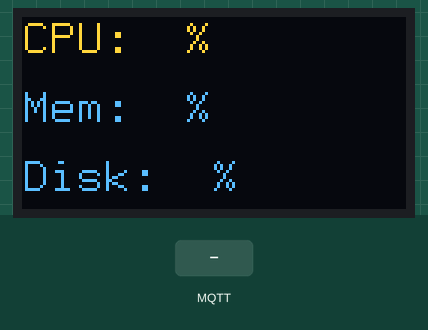
The sketch below on a simulated ESP32. On the bench: 128×64 one-colour display. The inputs (shaded band) are chosen by the test bench. The OLED is the two-colour kind (top 16 rows yellow); WiFi joins after 1.5 s; servers stay silent unless stated; no MQTT or app messages arrive unless stated.

Above: at 3.2 s.
3.3 s: MQTT message "on" arrives on the first subscribed topic
At 3.7 s:
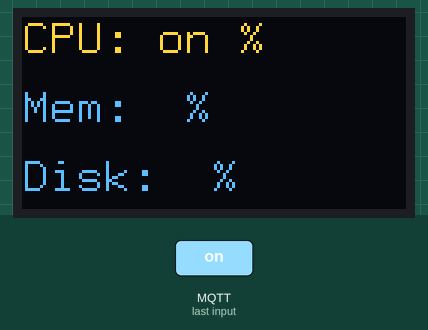
4.8 s: MQTT message "1" arrives on the first subscribed topic
At 5.7 s:
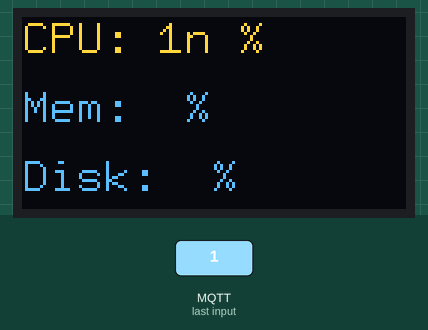
6.3 s: MQTT message "off" arrives on the first subscribed topic
At 7.5 s:
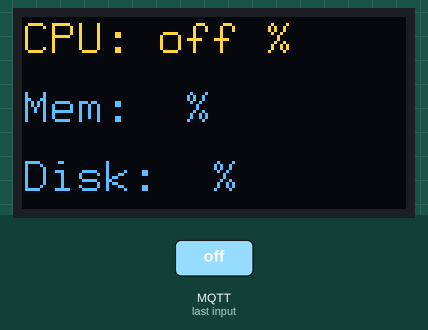
7.8 s: MQTT message "0" arrives on the first subscribed topic
At 8.3 s:
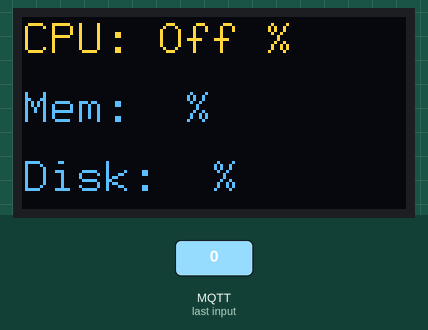
9.3 s: MQTT message "on" arrives on the second subscribed topic
At 10.3 s:
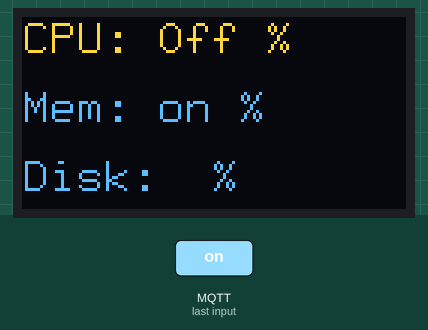
10.8 s: MQTT message "1" arrives on the second subscribed topic
At 11.2 s:
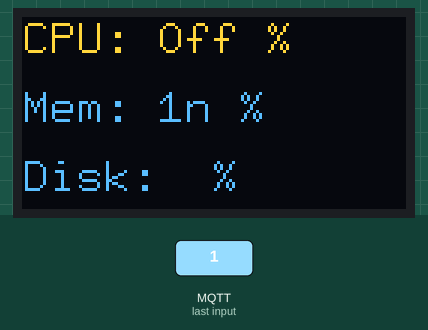
Timing chart, 0 to 13.3 s (numbered marks = the images above; inputs shaded):
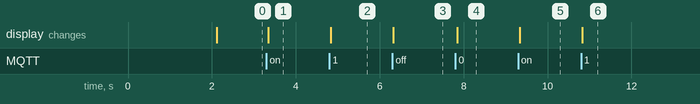

The sketch:

from-mqtt-and-display-manual.ino
```cpp
#include <Wire.h>
#include <U8g2lib.h>
#include <WiFi.h>
#include <PubSubClient.h>

// 使用软件 I2C 方式连接 OLED，重新定义引脚
#define OLED_SDA 1
#define OLED_SCL 0

// MQTT 定义
#define WIFI_SSID "xx"
#define WIFI_PASSWORD "xxx"
#define MQTT_BROKER "192.168.31.x"
#define MQTT_PORT 1883
#define MQTT_USERNAME "power"
#define MQTT_PASSWORD "123"
#define MQTT_TOPIC_CPU "USAGE_CPU"
#define MQTT_TOPIC_MEM "USAGE_MEM"
#define MQTT_TOPIC_DISK "USAGE_DISK"

char msg_cpu_usage[10];
char msg_mem_usage[10];
char msg_disk_usage[10];

// 定义 OLED 屏幕对象
U8G2_SSD1306_128X64_NONAME_F_SW_I2C u8g2(U8G2_R2, OLED_SCL, OLED_SDA, U8X8_PIN_NONE);

// WIFI 客户端对象
WiFiClient wifiClient;
PubSubClient mqttClient(wifiClient);

// MQTT 回调函数
void mqttCallback(char* topic, byte* payload, unsigned int length) {
  if (strcmp(topic, MQTT_TOPIC_CPU) == 0) {
    // 记录 CPU 使用率
    for (int i = 0; i < length; i++)
      msg_cpu_usage[i] = (char)payload[i];
  } else if (strcmp(topic, MQTT_TOPIC_MEM) == 0) {
    // 记录内存使用率
    for (int i = 0; i < length; i++)
      msg_mem_usage[i] = (char)payload[i];
  } else if (strcmp(topic, MQTT_TOPIC_DISK) == 0) {
    // 记录磁盘使用率
    for (int i = 0; i < length; i++)
      msg_disk_usage[i] = (char)payload[i];
  }
}

void setup() {
  u8g2.begin();  // 初始化 OLED 屏幕
  Wire.begin();  // 开始 I2C 传输

  // 连接 WIFI
  WiFi.begin(WIFI_SSID, WIFI_PASSWORD);
  while (WiFi.status() != WL_CONNECTED) {
    delay(1000);
  }

  // 连接 MQTT 代理服务器
  mqttClient.setServer(MQTT_BROKER, MQTT_PORT);
  mqttClient.setCallback(mqttCallback);
  if (mqttClient.connect("ESP32", MQTT_USERNAME, MQTT_PASSWORD)) {
    mqttClient.subscribe(MQTT_TOPIC_CPU);
    mqttClient.subscribe(MQTT_TOPIC_MEM);
    mqttClient.subscribe(MQTT_TOPIC_DISK);
  }
}

void loop() {
  mqttClient.loop();  // 处理 MQTT 消息
  u8g2.firstPage();
  do {
    u8g2.setFont(u8g2_font_9x15_tf);

    // 显示 CPU 使用率
    u8g2.setCursor(0, 12);
    u8g2.print("CPU: ");
    for (int i = 0; i < 9; i++)
      u8g2.print(msg_cpu_usage[i]);
    u8g2.print(" %");

    // 显示内存使用率
    u8g2.setCursor(0, 35);
    u8g2.print("Mem: ");
    for (int i = 0; i < 9; i++)
      u8g2.print(msg_mem_usage[i]);
    u8g2.print(" %");

    // 显示磁盘使用率
    u8g2.setCursor(0, 58);
    u8g2.print("Disk: ");
    for (int i = 0; i < 9; i++)
      u8g2.print(msg_disk_usage[i]);
    u8g2.print(" %");

  } while (u8g2.nextPage());
}
```

Measured:
- after the input at 3.3 s, the display: changes at once (image 1)
- after the input at 4.8 s, the display: changes at once (image 2)
- after the input at 6.3 s, the display: changes at once (image 3)
- after the input at 7.8 s, the display: changes after 0.05 s (image 4)
- after the input at 9.3 s, the display: changes at once (image 5)
- after the input at 10.8 s, the display: changes at once (image 6)
